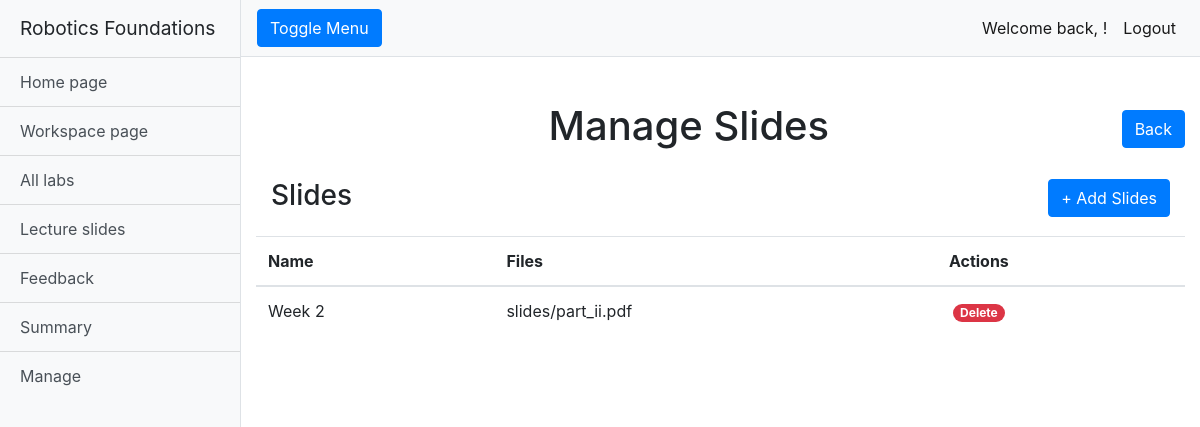
The app's page /rfwa/manage_slides/ (signed in), older data.
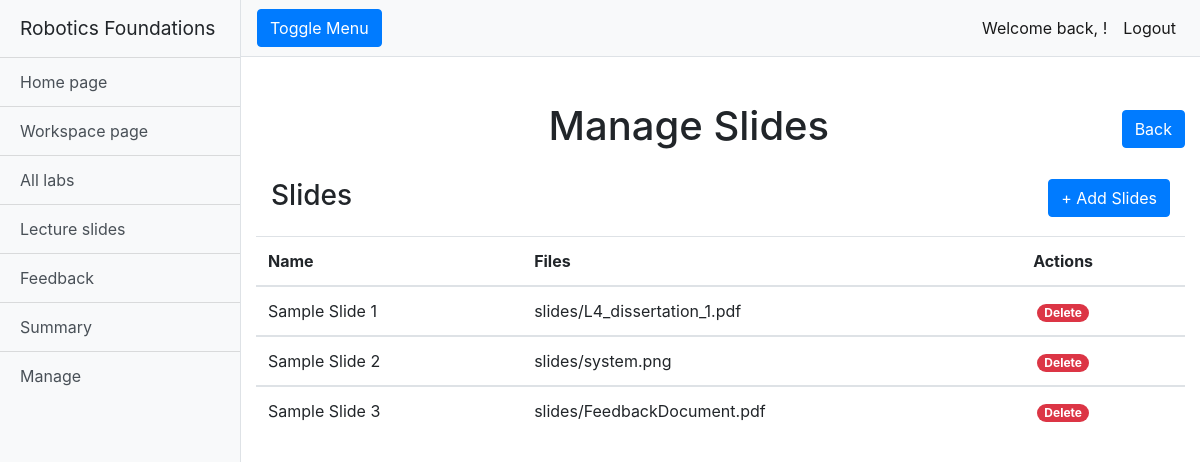
The same page, newer data.
### rfwa/models.py (models this page shows, shortened)
class Slide(models.Model):
    name = models.CharField(max_length=128)
    lecture_Files = models.FileField(upload_to='slides/')
    slug = models.SlugField(primary_key=True, blank=True)

### rfwa/views.py (the view)
# urls.py: path("manage_slides/", views.manage_slides, name="manage_slides"),
@login_required
def manage_slides(request):
    if request.user.is_superuser:
        slides = Slide.objects.order_by('name')
    return render(request, "rfwa/manage_slides.html", {'slides': slides})

### templates/rfwa/manage_slides.html (shortened to what this page needs)
{% extends "rfwa/base.html" %}
{% load static %}
{% block extra_head %}
<link href="{% static 'css/manage_page.css' %}" rel="stylesheet">
{% endblock %}
{% block body_block %}
{% if user.is_superuser %}
<div class="container-fluid">
    <div class="row">
        <h1 class="col-12 text-center mt-4">Manage Slides <a class="rightside" href="/rfwa/manage/"><button
                    type="button" class="btn btn-primary">Back</button></a></h1>
    </div>
    <div class="table-group">
        <div class="title-group">
            <h1 class="col-12 text-left table-header">Slides
                <a class="rightside" href="{% url 'add_slide'%}"><button type="button" class="btn btn-primary">+ Add
                        Slides</button></a>
            </h1>
        </div>
        <table class="table table-hover">
            {% if slides %}
            <thead>
                <tr>
                    <th scope="col">Name</th>
                    <th scope="col">Files</th>
                    <th scope="col">Actions</th>
                </tr>
            </thead>
            {% for slide in slides %}
            <tbody>
                <tr>
                    <td>{{slide.name}}</td>
                    <td>{{slide.lecture_Files}}</td>
                    <td>
                        <a class="btn-link text-white badge badge-danger badge-pill ml-1"
                            href="{% url  'delete_slide' slide.slug %}">Delete</a>
                    </td>
                </tr>
            </tbody>
            {% endfor %}
            {% else %}
            <h3 class="text-center mt-3">There are no slides uploaded.</h3>
            {% endif %}
        </table>
    </div>
</div>
{% endif %}
{% endblock %}

Row changes from the older to the newer data that the page shows:
removed Slide: name "Week 2", lecture_Files "slides/part_ii.pdf"
added Slide: name "Sample Slide 1", lecture_Files "slides/L4_dissertation_1.pdf"
added Slide: name "Sample Slide 2", lecture_Files "slides/system.png"
added Slide: name "Sample Slide 3", lecture_Files "slides/FeedbackDocument.pdf"
